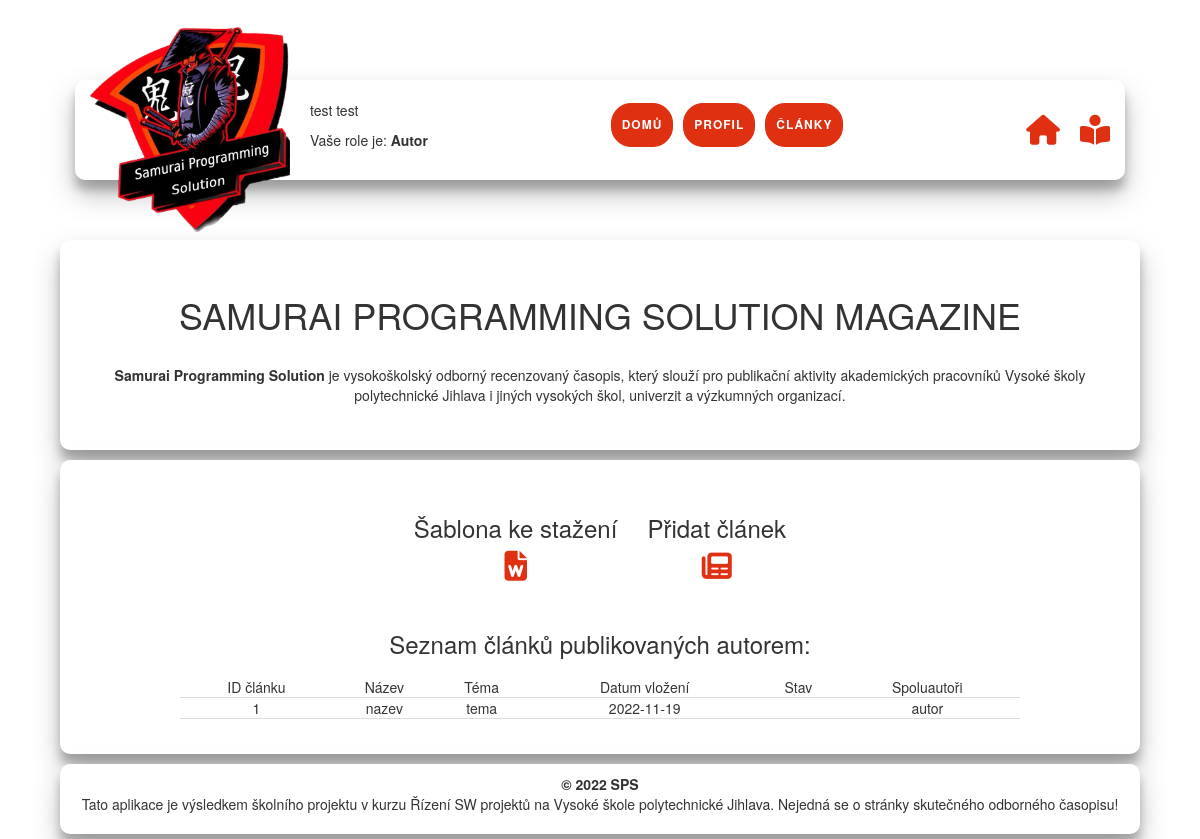
Page /index.php (signed in) on the earlier database version.
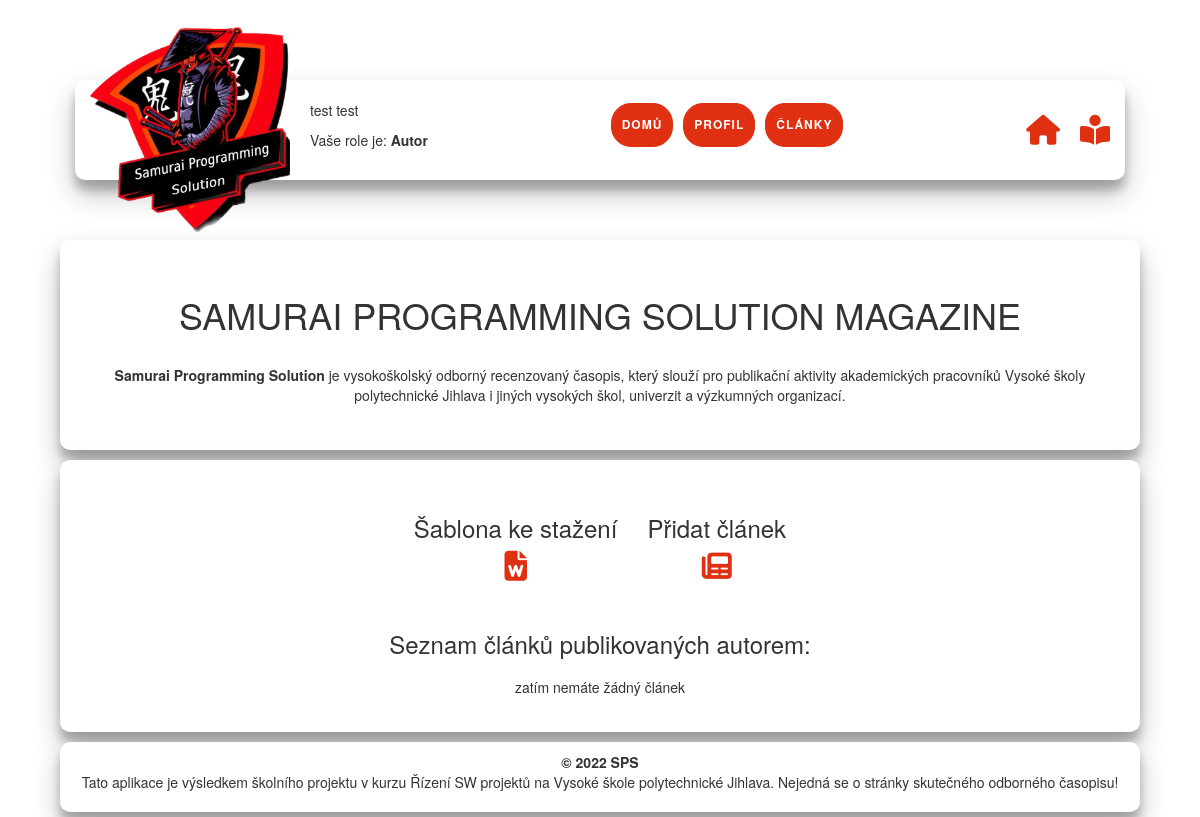
Same page on the later database version.
### tables this page shows
CREATE TABLE `clanek` (
  `id` int(11) NOT NULL,
  `id_stav` int(11) NOT NULL,
  `id_autor` int(11) NOT NULL,
  `id_recenzent` int(11) NOT NULL,
  `id_recenzent2` int(11) NOT NULL,
  `tema` varchar(255) NOT NULL,
  `datum` date NOT NULL,
  `nazev` varchar(255) NOT NULL,
  `soubor` varchar(255) NOT NULL,
  `spoluautori` varchar(255) NOT NULL
);

### includes/obsah_autor.php (the view, shortened to what this page needs)
<section class="obsah-autor">
<div class="sablona-pridat">
     <div class="sablona">
    <h3>Šablona ke stažení</h3>
    <a href="./sablony/sablona_SPS.docx"> <i class=" fa-sharp fa-solid fa-file-word"></i></a>
    </div>
        <div class="pridani">
        <h3>Přidat článek</h3>
            <div class="head-article">
                <button type="button" class="btn-add-article" data-toggle="modal" data-target="#myModal"><i class="fa-solid fa-newspaper"></i></button>
            </div>
        </div>
        </div>
        <div class="autor-obsah">
            <h3>Seznam článků publikovaných autorem:</h3>
            <?php
            require "dbconn.inc.php";
            $promenna = $_SESSION["uzivatel_id"];
            $sql= "SELECT clanek.id, clanek.id_stav, clanek.tema, clanek.datum, clanek.nazev, clanek.soubor,
                    clanek.spoluautori, stav.nazev AS stav_slovy
                    FROM clanek
                    LEFT JOIN stav ON clanek.id_stav = stav.id
                    WHERE id_autor = $promenna
                    ORDER BY id DESC  " ;
            $result = $conn->query($sql);
            if ($result->num_rows >0){
                echo "<table class=tabulka > <tr>
                                        <td> ID článku          </td>
                                        <td> Název              </td>
                                        <td> Téma               </td>
                                        <td> Datum vložení      </td>
                                        <td> Stav               </td>
                                        <td> Spoluautoři        </td>
                              </tr>";
                while ($row = $result->fetch_assoc()){
                    echo " <tr > <td>". $row["id"]  . " </td> <td> " . $row["nazev"] ." </td> <td> " .$row["tema"]. " </td>
                           <td> ".$row["datum"]. " </td> <td> ".$row["stav_slovy"]. " </td> <td> ".$row["spoluautori"]."</tr>" ;
                }
                echo "</table>";
            }
            else{
                echo "zatím nemáte žádný článek";
            }
            ?>
        </div>
</section>

Differences in the rows shown:
removed clanek: id "1", nazev "nazev", tema "tema", datum "2022-11-19", spoluautori "autor"
Other differences:
text no longer shown: "ID článku Název Téma Datum vložení Stav Spoluautoři"
text now shown: "zatím nemáte žádný článek"
